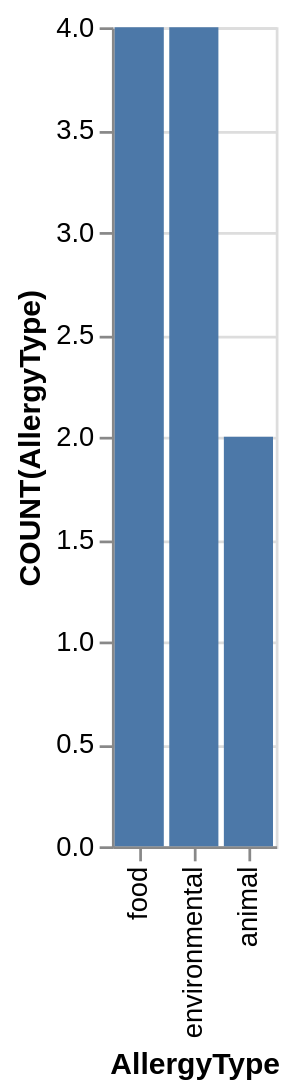

The specification (Vega-Lite) saved for this image:
### Vega-Lite specification from a JSON file in a GitHub repository (floating-point values rounded to 4 significant figures)
{"data": {"values": [{"x_data": "food", "y_data": 4}, {"x_data": "environmental", "y_data": 4}, {"x_data": "animal", "y_data": 2}]}, "mark": "bar", "encoding": {"x": {"field": "x_data", "type": "nominal", "title": "AllergyType", "sort": "descending"}, "y": {"field": "y_data", "type": "quantitative", "title": "COUNT(AllergyType)"}}}
